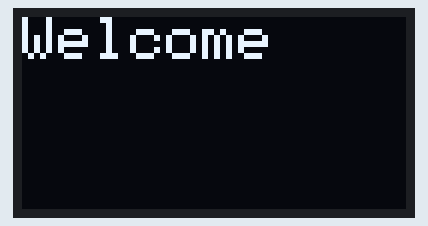
Recording of a sketch running on a simulated ESP8266 (NodeMCU). On the bench: 128×64 one-colour display. WiFi joins after 1.5 s; servers stay silent unless stated; what the sketch prints to the serial monitor is not drawn.

Above: at 1.6 s.

The sketch:

glasses.ino
```cpp
#include <Adafruit_GFX.h>
#include <Adafruit_SSD1306.h>
#include <ESP8266WiFi.h>
#include <ESP8266HTTPClient.h>
#include <WiFiManager.h>

const char* fingerprint = "F8 AA C2 47 B7 60 43 51 6B 0C 49 B5 E0 A2 AB 79 A3 C5 40 3D";
Adafruit_SSD1306 display(128, 64, &Wire, -1); // initialise display

void setup() {
  // put your setup code here, to run once:
  Serial.begin(115200);
  WiFiManager wifiManager;
  wifiManager.resetSettings();
  wifiManager.autoConnect("AP-NAME", "AP-PASSWORD"); // connect to WiFi

  while (WiFi.status() != WL_CONNECTED) {

    delay(1000);
    Serial.println("Connecting...");

  }
  Serial.println("Connected to WiFi Network");
  display.begin();
  display.clearDisplay();

  // display Welcome text
  display.setTextWrap(false);
  display.setTextSize(2);
  display.setTextColor(WHITE);
  display.setCursor(0,0);
  display.println("Welcome");
  display.display(); // output 'display buffer' to screen
}

void loop() {

  if (WiFi.status() == WL_CONNECTED) { // Check WiFi connection status


    HTTPClient http;  // Declare an object of class HTTPClient
    WiFiClientSecure wifi; // Declare an object of class WiFiClientSecure
    const char* url = "www.njc-t4g-project.com/sendaudio/testing123";

    wifi.connect(url, 443);
    // possible error is from lines 47-62
    if (wifi.verify(fingerprint, url)){

      http.begin(wifi, url); // Specify request destination

      int httpCode = http.GET(); // Send the GET request

      Serial.println(httpCode);

      if (httpCode == 200) { // Check the GET request's status code

        String payload = http.getString();   // Get the translated text from the server
        Serial.println(payload);
        display.println(payload); // Flash the translated text on the display
        display.display(); // Render the display

      }
      else {Serial.println("An error ocurred");}

      http.end();   //Close connection
    }
    else{
      Serial.println("Could not verify cert");
    }

  }

  delay(2000);    // Send a request every 2 seconds

}
```
